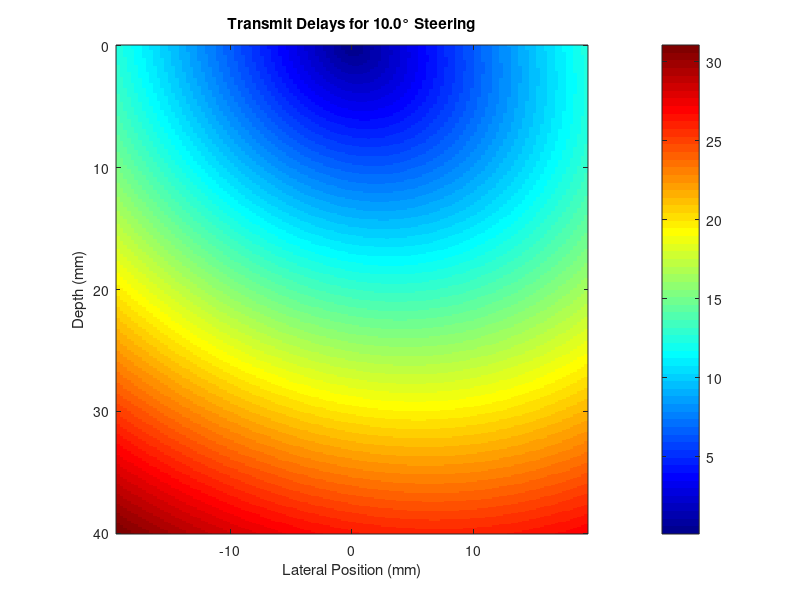

The MATLAB script that drew this image:
% Visualization of Transmit Delays in Phased Array Beamforming
clear; clc; close all;

%% Parameters
c = 1540; % Speed of sound in m/s
fs = 40e6; % Sampling frequency (Hz)
array_pitch = 0.3e-3; % Element spacing (m)
num_elements = 128; % Number of elements
image_width = num_elements * array_pitch; % Imaging width (m)
image_depth = 40e-3; % Imaging depth (m)

% Define Transmit Angle
tx_angle_vec = (pi / 180) * linspace(-10, 10, 7);

for i0 = 1:length(tx_angle_vec)
	theta_t = tx_angle_vec(i0);

	%% Define Image Grid
	dx = 0.1e-3; % Lateral pixel spacing (m)
	dz = 0.1e-3; % Axial pixel spacing (m)
	x_grid = linspace(-image_width/2, image_width/2, num_elements); % Lateral positions
	z_grid = 0:dz:image_depth; % Axial positions
	[X, Z] = meshgrid(x_grid, z_grid);

	%% Compute Virtual Source Position
	X_tx = Z .* tan(theta_t); % Virtual source lateral positions

	%% Compute Transmit Delays
	T_tx = sqrt((X - X_tx).^2 + Z.^2) / c; % Transmit delays (s)

	%% Visualization
	% figure;
	imagesc(x_grid * 1e3, z_grid * 1e3, T_tx * 1e6); % Convert to microseconds
	colormap(jet);
	colorbar;
	xlabel('Lateral Position (mm)');
	ylabel('Depth (mm)');
	title(sprintf('Transmit Delays for %.1f° Steering', theta_t * 180 / pi));
	axis image;
	drawnow();
	pause(0.5);
end
